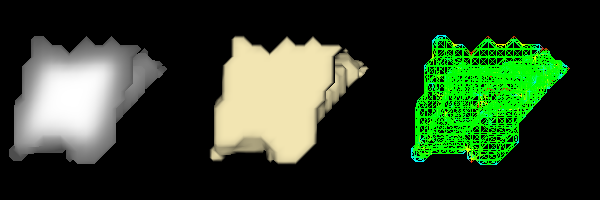

Here is the Python script that generated this plot:
#!/usr/bin/env python

# Read, write, and re-read MNI object files, display polygon and line mesh in three viewports.

import os
import tempfile

import vtkmodules.vtkInteractionStyle  # noqa: F401
import vtkmodules.vtkRenderingFreeType  # noqa: F401
import vtkmodules.vtkRenderingOpenGL2  # noqa: F401

from vtkmodules.vtkCommonCore import vtkLookupTable
from vtkmodules.vtkFiltersCore import (
    vtkExtractEdges,
    vtkStripper,
)
from vtkmodules.vtkFiltersGeneral import (
    vtkClipClosedSurface,
    vtkCurvatures,
)
from vtkmodules.vtkIOMINC import (
    vtkMNIObjectReader,
    vtkMNIObjectWriter,
)
from vtkmodules.vtkRenderingCore import (
    vtkActor,
    vtkDataSetMapper,
    vtkProperty,
    vtkRenderWindow,
    vtkRenderWindowInteractor,
    vtkRenderer,
)

# Source
data_dir = os.environ.get("VPE_DATA_DIR", os.path.dirname(os.path.abspath(__file__)))
temp_dir = tempfile.mkdtemp()

# Read the ascii MNI surface mesh
ascii_reader = vtkMNIObjectReader()
ascii_reader.SetFileName(os.path.join(data_dir, "mni-surface-mesh.obj"))

surface_property = vtkProperty()
surface_property.SetDiffuseColor(0.95, 0.90, 0.70)

property_1 = ascii_reader.GetProperty()

# Remove normals to force the writer to regenerate them
clip_surface = vtkClipClosedSurface()
clip_surface.SetInputConnection(ascii_reader.GetOutputPort())

# Make triangle strips to force the writer to decompose them
stripper = vtkStripper()
stripper.SetInputConnection(clip_surface.GetOutputPort())

# Write binary and read back
binary_file = os.path.join(temp_dir, "mni-surface-mesh-binary.obj")
binary_writer = vtkMNIObjectWriter()
binary_writer.SetInputConnection(stripper.GetOutputPort())
binary_writer.SetFileName(binary_file)
binary_writer.SetProperty(surface_property)
binary_writer.SetFileTypeToBinary()
binary_writer.Write()

binary_reader = vtkMNIObjectReader()
binary_reader.SetFileName(binary_file)
property_2 = binary_reader.GetProperty()

# Make a polyline object with curvature scalars
curvatures_filter = vtkCurvatures()
curvatures_filter.SetInputConnection(ascii_reader.GetOutputPort())

curvature_lut = vtkLookupTable()
curvature_lut.SetRange(-14.5104, 29.0208)
curvature_lut.SetAlphaRange(1.0, 1.0)
curvature_lut.SetSaturationRange(1.0, 1.0)
curvature_lut.SetValueRange(1.0, 1.0)
curvature_lut.SetHueRange(0.0, 1.0)
curvature_lut.Build()

curvature_mapper = vtkDataSetMapper()
curvature_mapper.SetLookupTable(curvature_lut)
curvature_mapper.UseLookupTableScalarRangeOn()

edge_filter = vtkExtractEdges()
edge_filter.SetInputConnection(curvatures_filter.GetOutputPort())

# Write ascii lines and read back
line_file = os.path.join(temp_dir, "mni-wire-mesh-ascii.obj")
line_writer = vtkMNIObjectWriter()
line_writer.SetMapper(curvature_mapper)
line_writer.SetInputConnection(edge_filter.GetOutputPort())
line_writer.SetFileName(line_file)
line_writer.Write()

line_reader = vtkMNIObjectReader()
line_reader.SetFileName(line_file)

# Mappers
mapper_0 = vtkDataSetMapper()
mapper_0.SetInputConnection(ascii_reader.GetOutputPort())

mapper_1 = vtkDataSetMapper()
mapper_1.SetInputConnection(binary_reader.GetOutputPort())

mapper_2 = vtkDataSetMapper()
mapper_2.SetInputConnection(line_reader.GetOutputPort())

# Actors
actor_0 = vtkActor()
actor_0.SetMapper(mapper_0)
actor_0.SetProperty(property_1)

actor_1 = vtkActor()
actor_1.SetMapper(mapper_1)
actor_1.SetProperty(property_2)

actor_2 = vtkActor()
actor_2.SetMapper(mapper_2)

# Renderers
renderer_0 = vtkRenderer()
renderer_0.SetViewport(0, 0, 0.33, 1)
renderer_0.AddActor(actor_0)

renderer_1 = vtkRenderer()
renderer_1.SetViewport(0.33, 0, 0.67, 1)
renderer_1.AddActor(actor_1)

renderer_2 = vtkRenderer()
renderer_2.SetViewport(0.67, 0, 1, 1)
renderer_2.AddActor(actor_2)

# Render window
render_window = vtkRenderWindow()
render_window.AddRenderer(renderer_0)
render_window.AddRenderer(renderer_1)
render_window.AddRenderer(renderer_2)
render_window.SetWindowName("mni objects")
render_window.SetMultiSamples(0)
render_window.SetSize(600, 200)

# Interactor
interactor = vtkRenderWindowInteractor()
interactor.SetRenderWindow(render_window)

# Scene
renderer_0.ResetCamera()
renderer_0.GetActiveCamera().Dolly(1.2)
renderer_0.ResetCameraClippingRange()

renderer_1.ResetCamera()
renderer_1.GetActiveCamera().Dolly(1.2)
renderer_1.ResetCameraClippingRange()

renderer_2.ResetCamera()
renderer_2.GetActiveCamera().Dolly(1.2)
renderer_2.ResetCameraClippingRange()

interactor.Initialize()
interactor.Start()

# Clean up temp files
for f in [binary_file, line_file]:
    if os.path.exists(f):
        os.remove(f)
os.rmdir(temp_dir)
